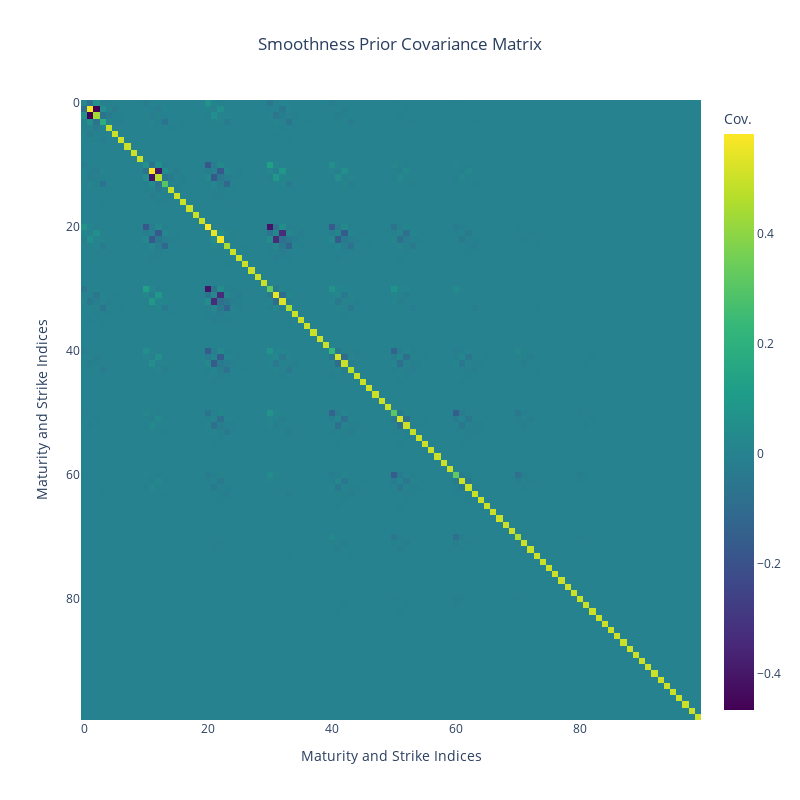

The cell this chart's notebook holds for it:
### Code cell
# Create a heatmap for the prior covariance matrix
fig1 = px.imshow(
    prior_covariance_matrix,
    labels=dict(x="Index", y="Index", color="Cov."),
    title="Smoothness Prior Covariance Matrix",
    color_continuous_scale="Viridis"
)

# Update layout for better visualization
fig1.update_layout(
    width=800,
    height=800,
    title_x=0.5,
    xaxis_title="Maturity and Strike Indices",
    yaxis_title="Maturity and Strike Indices",
)

# Show the figure
fig1.show()

### Figure 1 — Plotly figure (JSON) as saved in the notebook; plotly's stock layout.template omitted (floating-point values rounded to 4 significant figures; data arrays with more than 128 entries replaced by an {"elided": "..."} marker saying what was removed)
{"data": [{"coloraxis": "coloraxis", "hovertemplate": "Index: %{x}<br>Index: %{y}<br>Cov.: %{z}<extra></extra>", "name": "0", "type": "heatmap", "xaxis": "x", "yaxis": "y", "z": {"elided": "100x100 float values"}}], "layout": {"coloraxis": {"colorbar": {"title": {"text": "Cov."}}, "colorscale": [[0, "#440154"], [0.1111, "#482878"], [0.2222, "#3e4989"], [0.3333, "#31688e"], [0.4444, "#26828e"], [0.5556, "#1f9e89"], [0.6667, "#35b779"], [0.7778, "#6ece58"], [0.8889, "#b5de2b"], [1, "#fde725"]]}, "height": 800, "title": {"text": "Smoothness Prior Covariance Matrix", "x": 0.5}, "width": 800, "xaxis": {"anchor": "y", "constrain": "domain", "domain": [0, 1], "scaleanchor": "y", "title": {"text": "Maturity and Strike Indices"}}, "yaxis": {"anchor": "x", "autorange": "reversed", "constrain": "domain", "domain": [0, 1], "title": {"text": "Maturity and Strike Indices"}}}}
